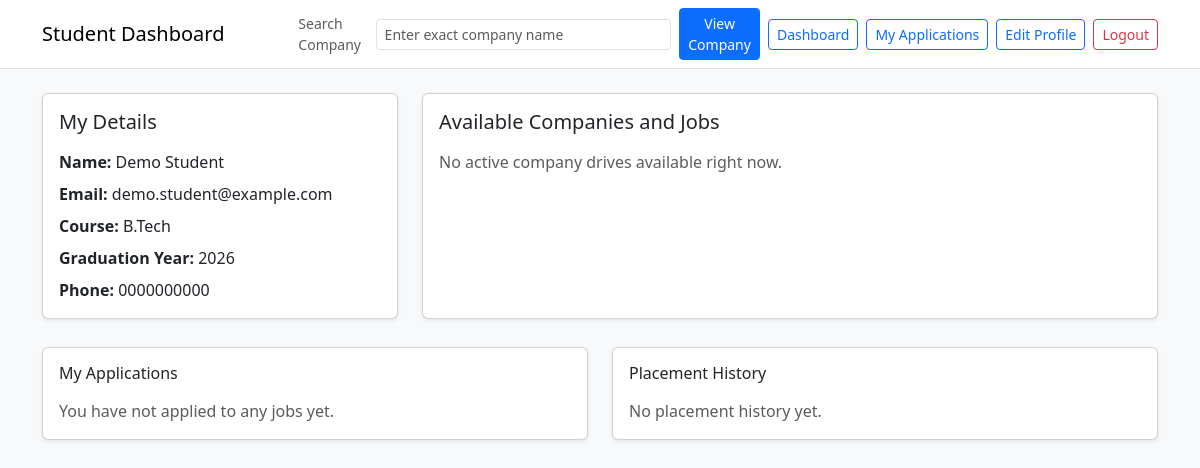
The page /student-preview on the database as committed earlier.
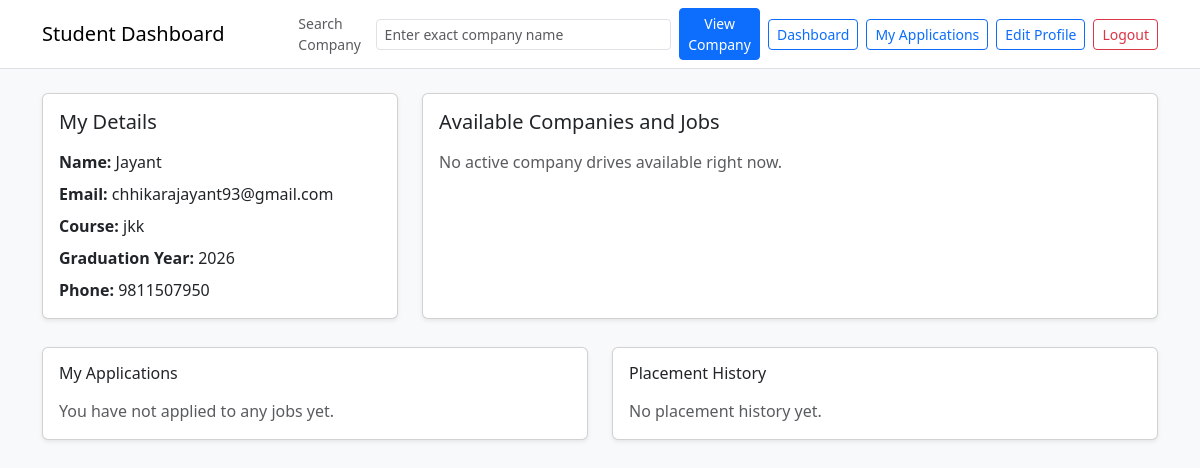
The same page on the database as committed later.
### model.py (models this page shows, shortened)
class Student(db.Model):
    __tablename__ = "students"
    id = db.Column(db.Integer, primary_key=True)
    full_name = db.Column(db.String(120), nullable=False)
    email = db.Column(db.String(120), unique=True, nullable=False)
    password = db.Column(db.String(120), nullable=False)
    phone = db.Column(db.String(20), nullable=True)
    course = db.Column(db.String(100), nullable=True)
    graduation_year = db.Column(db.Integer, nullable=True)
    resume_url = db.Column(db.String(255), nullable=True)
    is_deactivated = db.Column(db.Boolean, nullable=False, default=False)
    applications = db.relationship(
        "Application", back_populates="student", cascade="all, delete-orphan"
    )

### app.py (the view)
@app.route('/student-preview')
def student_preview():
    student = Student.query.order_by(Student.id.asc()).first()
    if not student:
        student = Student()
        student.full_name = "Demo Student"
        student.email = "demo.student@example.com"
        student.password = gph("demo123")
        student.phone = "0000000000"
        student.course = "B.Tech"
        student.graduation_year = 2026
    return render_template(
        'student.html',
        student=student,
        applications=[],
        active_positions=[],
        applied_position_ids=[],
        placements=[],
    )

### template/student.html (shortened to what this page needs)
<!doctype html>
<html lang="en">
<head>
    <link href="https://cdn.jsdelivr.net/npm/bootstrap@5.3.8/dist/css/bootstrap.min.css" rel="stylesheet">
</head>
<body class="bg-light">
    <nav class="navbar navbar-expand-lg bg-white border-bottom">
        <div class="container gap-2">
            <span class="navbar-brand">Student Dashboard</span>
            <form method="GET" action="{{ url_for('student_company_details') }}" class="d-flex ms-auto gap-2 align-items-center">
                <label for="company_name" class="small text-muted mb-0">Search Company</label>
                <input id="company_name" name="company_name" class="form-control form-control-sm" placeholder="Enter exact company name" required>
                <button type="submit" class="btn btn-primary btn-sm">View Company</button>
            </form>
            <div class="navbar-nav gap-2">
                <a class="btn btn-outline-primary btn-sm" href="{{ url_for('student_dashboard') }}">Dashboard</a>
                <a class="btn btn-outline-primary btn-sm" href="{{ url_for('view_applications') }}">My Applications</a>
                <a class="btn btn-outline-primary btn-sm" href="{{ url_for('edit_profile') }}">Edit Profile</a>
                <a class="btn btn-outline-danger btn-sm" href="{{ url_for('logout') }}">Logout</a>
            </div>
        </div>
    </nav>
    <main class="container py-4">
        <div class="row g-4">
            <div class="col-12 col-lg-4">
                <div class="card shadow-sm h-100">
                    <div class="card-body">
                        <h2 class="h5 mb-3">My Details</h2>
                        <p class="mb-2"><strong>Name:</strong> {{ student.full_name }}</p>
                        <p class="mb-2"><strong>Email:</strong> {{ student.email }}</p>
                        <p class="mb-2"><strong>Course:</strong> {{ student.course or 'Not specified' }}</p>
                        <p class="mb-2"><strong>Graduation Year:</strong> {{ student.graduation_year or 'Not specified' }}</p>
                        <p class="mb-0"><strong>Phone:</strong> {{ student.phone or 'Not specified' }}</p>
                    </div>
                </div>
            </div>
            <div class="col-12 col-lg-8">
                <div class="card shadow-sm h-100">
                    <div class="card-body">
                        <h2 class="h5 mb-3">Available Companies and Jobs</h2>
                        {% if active_positions %}
                            <div class="table-responsive">
                                <table class="table table-striped align-middle">
                                    <thead>
                                        <tr>
                                            <th>Company</th>
                                            <th>Job Title</th>
                                            <th>Location</th>
                                            <th>Action</th>
                                        </tr>
                                    </thead>
                                    <tbody>
                                        {% for position in active_positions %}
                                            <tr>
                                                <td>{{ position.company.name }}</td>
                                                <td>{{ position.title }}</td>
                                                <td>{{ position.location or 'N/A' }}</td>
                                                <td>
                                                    <a href="{{ url_for('student_job_details', position_id=position.id) }}" class="btn btn-primary btn-sm">View Details</a>
                                                </td>
                                            </tr>
                                        {% endfor %}
                                    </tbody>
                                </table>
                            </div>
                        {% else %}
                            <p class="text-muted mb-0">No active company drives available right now.</p>
                        {% endif %}
                    </div>
                </div>
            </div>
        </div>
        <div class="row g-4 mt-1">
            <div class="col-12 col-lg-6">
                <div class="card shadow-sm h-100">
                    <div class="card-body">
                        <h2 class="h6 mb-3">My Applications</h2>
                        {% if applications %}
                            <ul class="list-group">
                                {% for application in applications %}
                                    <li class="list-group-item d-flex justify-content-between align-items-center">
                                        <span>{{ application.job_position.company.name }} - {{ application.job_position.title }}</span>
                                        <span class="badge text-bg-secondary">{{ application.status }}</span>
                                    </li>
                                {% endfor %}
                            </ul>
                        {% else %}
                            <p class="text-muted mb-0">You have not applied to any jobs yet.</p>
                        {% endif %}
                    </div>
                </div>
            </div>
            <div class="col-12 col-lg-6">
                <div class="card shadow-sm h-100">
                    <div class="card-body">
                        <h2 class="h6 mb-3">Placement History</h2>
                        {% if placements %}
                            <ul class="list-group">
                                {% for placement in placements %}
                                    <li class="list-group-item">
                                        {{ placement.application.job_position.company.name }} - {{ placement.application.job_position.title }}
                                    </li>
                                {% endfor %}
                            </ul>
                        {% else %}
                            <p class="text-muted mb-0">No placement history yet.</p>
                        {% endif %}
                    </div>
                </div>
            </div>
        </div>
    </main>
</body>
</html>

Rows that differ between the two databases and show on the page:
added Student: full_name "Jayant", email "chhikarajayant93@gmail.com", course "jkk", graduation_year "2026", phone "9811507950"
Other text that changed with them:
{{ student.full_name }}: "Demo Student" → (not shown)
{{ student.email }}: "demo.student@example.com" → (not shown)
{{ student.course or 'Not specified' }}: "B.Tech" → (not shown)
{{ student.graduation_year or 'Not specified' }}: "2026" → (not shown)
{{ student.phone or 'Not specified' }}: "0000000000" → (not shown)
